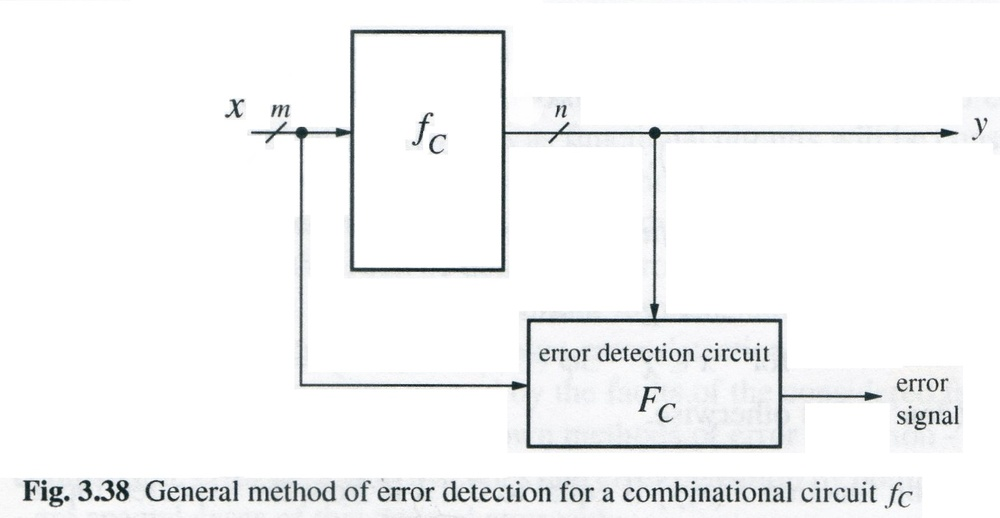
#> input picture images/GeneralMethod.jpg, 1000 x 518 px, shrunk from 1569 x 813 before the run
$ jupyter execute --allow-errors 'Lecture 4.2 - Sorting Contours.ipynb'   (Python 2 division)
#> lines starting #> are read from the running program, lines starting #| are printed output that depends on the picture; after the words box and inside, x2 and y2 are one past the last pixel; in counts of white or black regions, pixels touching at a corner belong together
## Sorting Contours

We can sort contours in many ways.

[cell 1]
import cv2
import numpy as np

# Load our image
image = cv2.imread('images/GeneralMethod.jpg')
#> image is the input picture: shape (518, 1000, 3); mean B, G, R 246.1, 245.7, 245.1
cv2.imshow('0 - Original Image', image)
cv2.waitKey(0)

# Create a black image with same dimensions as our loaded image
blank_image = np.zeros((image.shape[0], image.shape[1], 3))

# Create a copy of our original image
orginal_image = image

# Grayscale our image
gray = cv2.cvtColor(image,cv2.COLOR_BGR2GRAY)

# Find Canny edges
edged = cv2.Canny(gray, 50, 200)
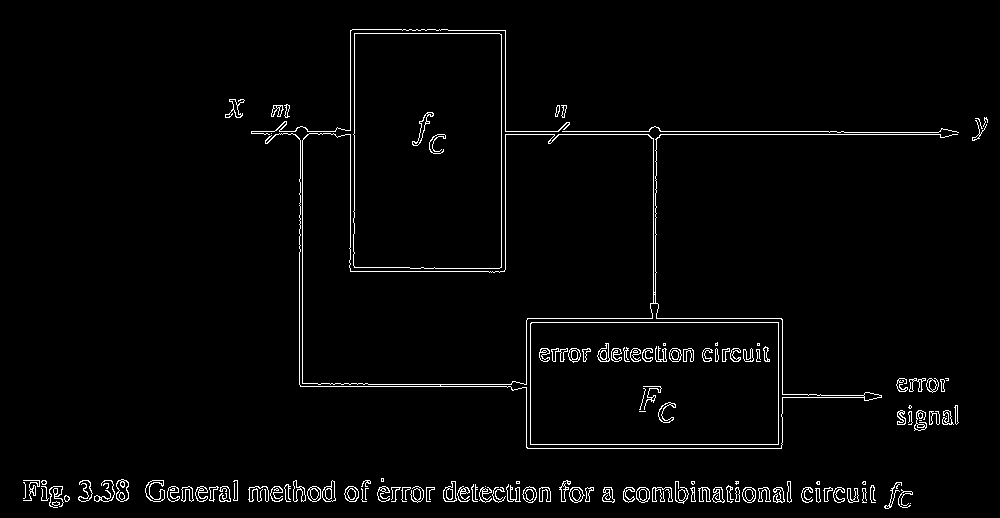
#> edged: shape (518, 1000); 2.5% white in thin lines or dots, all inside (x1, y1, x2, y2) = (23, 29, 988, 509)
cv2.imshow('1 - Canny Edges', edged)
cv2.waitKey(0)

# Find contours and print how many were found
contours, hierarchy = cv2.findContours(edged.copy(), cv2.RETR_EXTERNAL, cv2.CHAIN_APPROX_NONE)
#> contours = 107 contours, 44 with area under 20; largest, box (x1, y1, x2, y2) and area: (265, 133, 958, 449) 91903, (353, 33, 502, 269) 34520, (116, 479, 129, 502) 221, (443, 481, 457, 502) 187, (322, 480, 336, 502) 182
print ("Number of contours found = ", len(contours))
#| Number of contours found =  107

#Draw all contours
cv2.drawContours(blank_image, contours, -1, (0,255,0), 3)
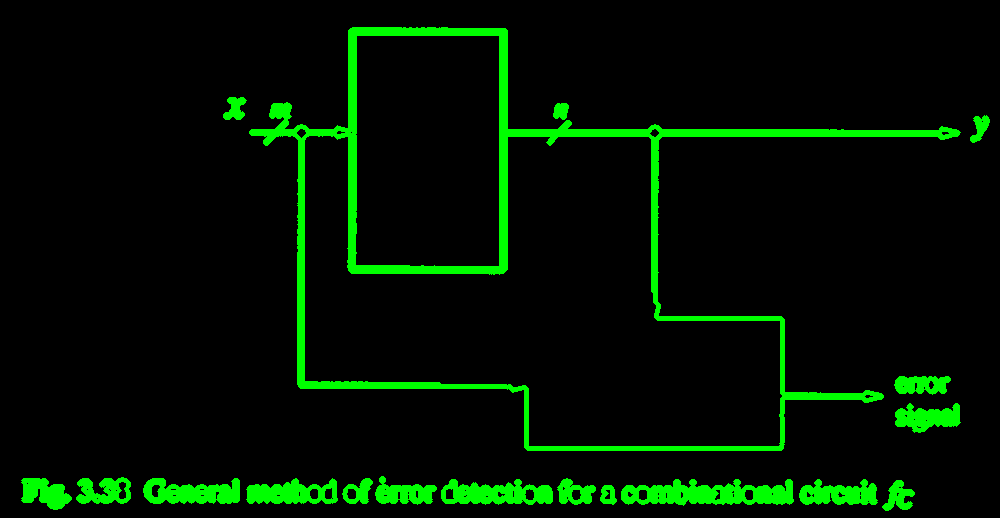
#> blank_image: shape (518, 1000, 3) float64; mean of channels 0, 1, 2 0, 18.4, 0; drawn as B, G, R
cv2.imshow('2 - All Contours over blank image', blank_image)
cv2.waitKey(0)

# Draw all contours over blank image
cv2.drawContours(image, contours, -1, (0,255,0), 3)
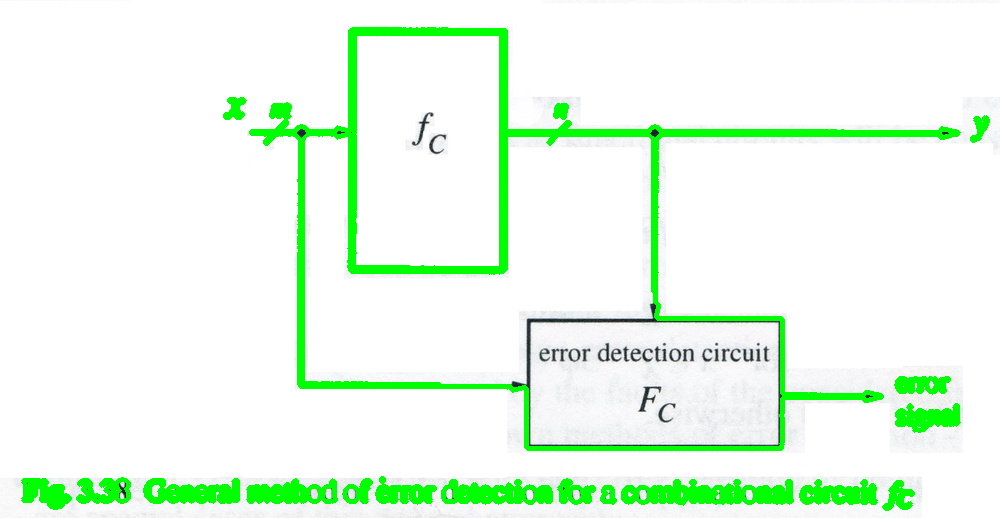
#> image: shape (518, 1000, 3); 7.23% of pixels changed, all inside (x1, y1, x2, y2) = (21, 27, 990, 511)
cv2.imshow('3 - All Contours', image)
cv2.waitKey(0)

cv2.destroyAllWindows()

### Let's now sort by area

[cell 2]
import cv2
import numpy as np

# Function we'll use to display contour area

def get_contour_areas(contours):
    # returns the areas of all contours as list
    all_areas = []
    for cnt in contours:
        area = cv2.contourArea(cnt)
        all_areas.append(area)
    return all_areas

# Load our image
image = cv2.imread('images/bunchofshapes.jpg')
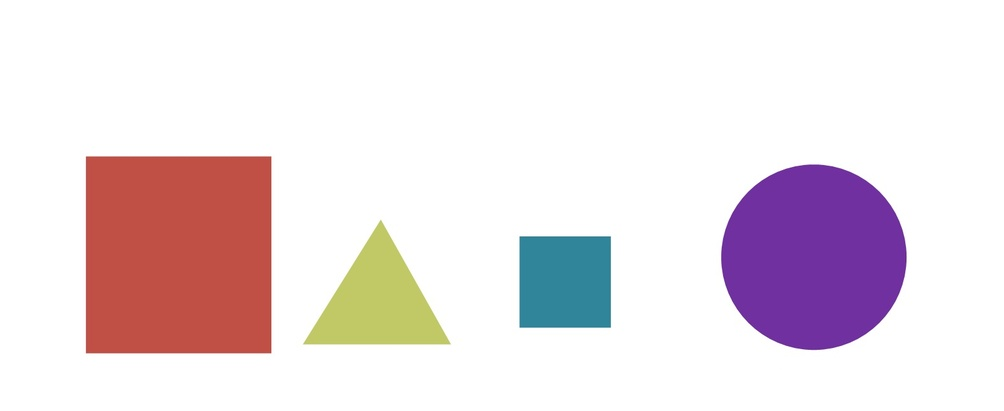
#> input picture images/bunchofshapes.jpg, 1004 x 411 px, shrunk from 1576 x 645 before the run
#> image is the input picture: shape (411, 1004, 3); mean B, G, R 226.7, 222.2, 234.4
orginal_image = image

# Let's print the areas of the contours before sorting
print "Contor Areas before sorting",
print get_contour_areas(contours)
#> the loop in get_contour_areas, `for cnt in contours:` made 107 passes
#> area on passes 3, 7, 8, 12, 13, 14, 15, 16, 17, 18, 19, 20: 23, 85, 44, 81.5, 55, 24, 97.5, 90.5, 165.5, 45, 127, 97
#> after the loop in get_contour_areas, `for cnt in contours:`: all_areas = 107 values, max 91903 at index 94, min 0 at index 0, mean 1229.9
#> (printed output is left out)

# Sort contours large to small
sorted_contours = sorted(contours, key=cv2.contourArea, reverse=True)
#> sorted_contours has the same summary as contours
#sorted_contours = sorted(contours, key=cv2.contourArea, reverse=True)[:3]

print "Contor Areas after sorting",
print get_contour_areas(sorted_contours)
#> the loop in get_contour_areas (call 2), `for cnt in contours:` made 107 passes
#> area on passes 1 to 12: 91903, 34519.5, 221, 187, 182.5, 170.5, 168, 168, 167, 165.5, 165.5, 163
#> (printed output is left out)

# Iterate over our contours and draw one at a time
for c in sorted_contours:
    cv2.drawContours(orginal_image, [c], -1, (255,0,0), 3)
    cv2.waitKey(0)
    cv2.imshow('Contours by area', orginal_image)
#> this loop made 107 passes
#> pass 1, `cv2.imshow('Contours by area', orginal_image)`:
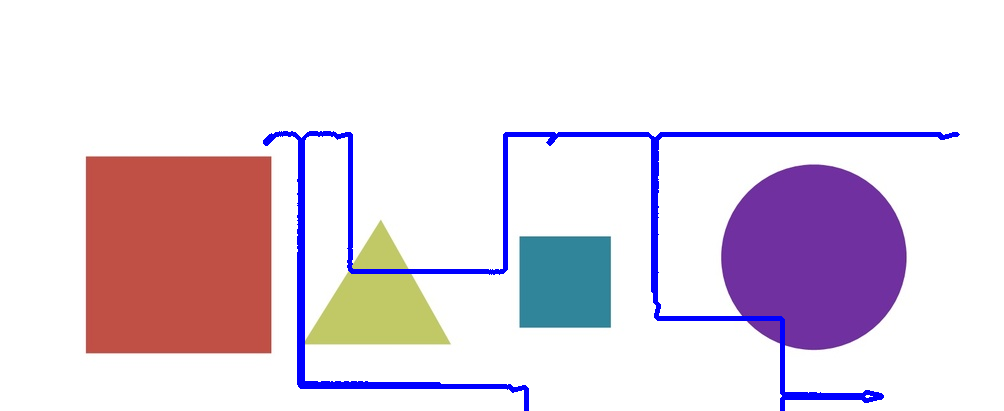
#> window 'Contours by area': shape (411, 1004, 3); mean B, G, R 226.9, 215.3, 227.5
#> pass 2, `cv2.imshow('Contours by area', orginal_image)`:
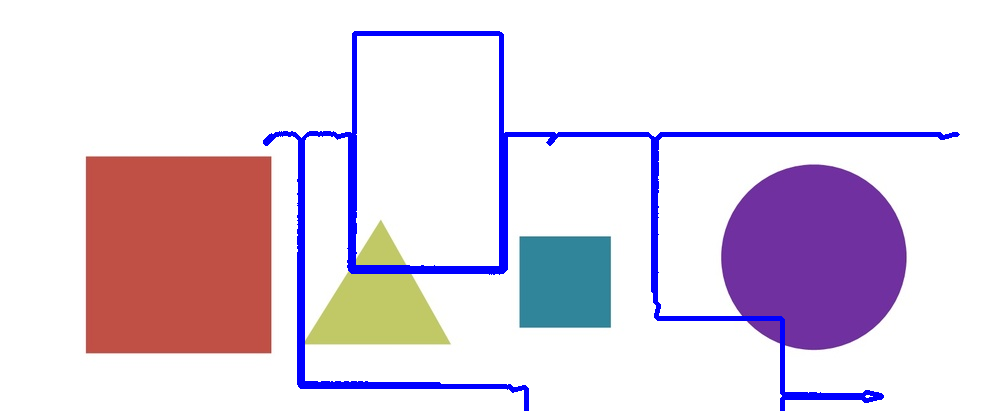
#> window 'Contours by area': shape (411, 1004, 3); mean B, G, R 227, 213.4, 225.5
#> after the loop:
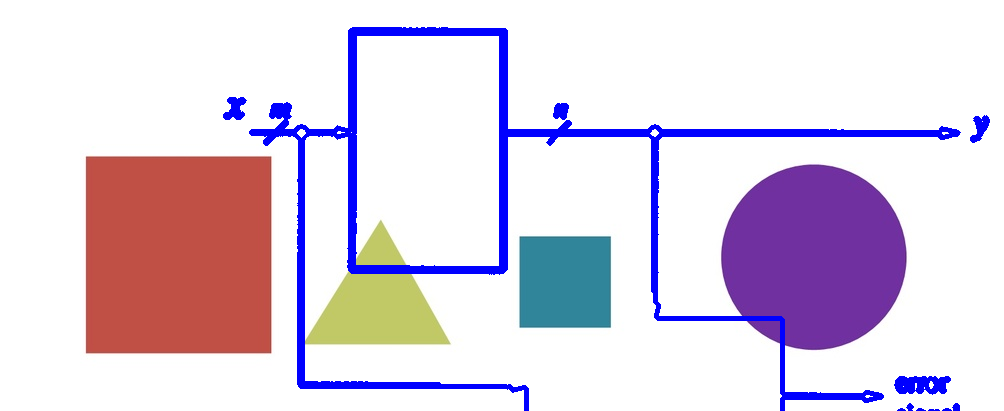
#> orginal_image: shape (411, 1004, 3); 4.89% of pixels changed, all inside (x1, y1, x2, y2) = (223, 27, 990, 411)

cv2.waitKey(0)
cv2.destroyAllWindows()
